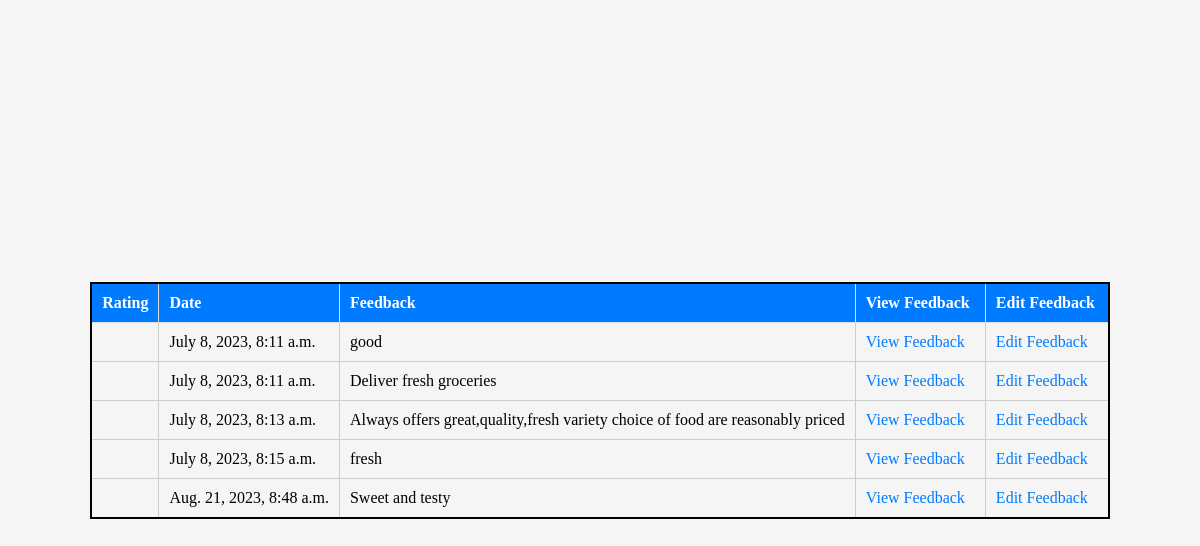
Screenshot of /feedback/feedback/list/ with the database file from the repository.
### feedback/models.py (models this page shows)
class Feedback(models.Model):
    feedback = models.TextField()
    date = models.DateTimeField(auto_now_add=True)
    ratings = models.CharField(max_length=5)

### feedback/views.py (the view)
# urls.py: path('feedback/list/', views.feedback_list, name='feedback_list'),
def feedback_list(request):
    feedbacks = Feedback.objects.all()
    return render(request, "feedback/feedback_list.html", {"feedbacks": feedbacks})

### templates/feedback/feedback_list.html (shortened to what this page needs)
{% load static %}
<!DOCTYPE html>
<html lang="en">
<head>
    <link rel="stylesheet" href="{% static 'feedback/feedback_list.css' %}">
</head>
<body>
    <table class="feedback-table">
        <thead>
            <tr>
                <th>Rating</th>
                <th>Date</th>
                <th>Feedback</th>
                <th>View Feedback</th>
                <th>Edit Feedback</th>
            </tr>
        </thead>
        <tbody>
            {% for feedback in feedbacks %}
            <tr>
                <td>{{ feedback.rating }}</td>
                <td>{{ feedback.date }}</td>
                <td>{{feedback.feedback}}</td>
                <td>
                  <a href="{% url 'feedback_detail_view' id=feedback.id %}">View Feedback </a>
              </td>
              <td>
                  <a href="{% url 'edit_feedback_view' id=feedback.id %}">Edit Feedback </a>
              </td>
            </tr>
            {% endfor %}
        </tbody>
    </table>
</body>
</html>

### inventory/feedback/feedback_list.css (style rules this page uses)
.feedback-table { width: 100%; border-collapse: collapse; margin-top: 20px; border: solid 2px; }
.feedback-table th, .feedback-table td { border: 1px solid #ddd; padding: 8px; text-align: left; }
.feedback-table th { background-color: #f2f2f2; font-weight: bold; }
a { text-decoration: none; color: #007bff; }
body { display: flex; justify-content: center; align-items: center; height: 100vh; margin: 0; }
html, body { height: 100%; margin: 0; display: flex; justify-content: center; align-items: center; background-color: #f5f5f5; }

### templates/feedback/feedback_list.html (style rules this page uses)
.feedback-table { width: 100%; border-collapse: collapse; margin-bottom: 20px; }
.feedback-table th { background-color: #007bff; color: #fff; text-align: left; padding: 10px; }
.feedback-table td { border: 1px solid #ccc; padding: 10px; }
.feedback-table a { text-decoration: none; color: #007bff; margin-right: 10px; }

### rows the page displays
Feedback: date "July 8, 2023, 8:11 a.m.", feedback "good"
Feedback: date "July 8, 2023, 8:11 a.m.", feedback "Deliver fresh groceries"
Feedback: date "July 8, 2023, 8:13 a.m.", feedback "Always offers great,quality,fresh variety choice of food are reasonably priced"
Feedback: date "July 8, 2023, 8:15 a.m.", feedback "fresh"
Feedback: date "Aug. 21, 2023, 8:48 a.m.", feedback "Sweet and testy"
